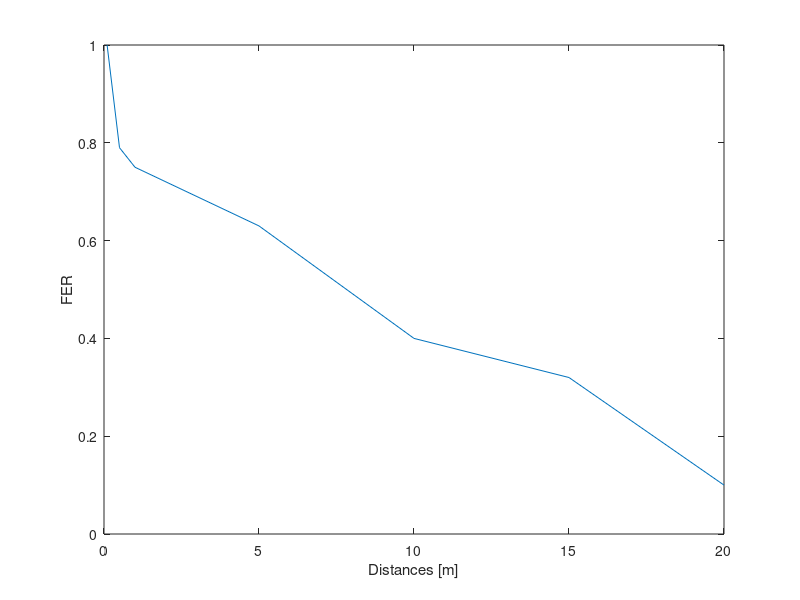

Write the MATLAB code that produced this figure.
close all
clear all

distances = [0.1, 0.5, 1, 5, 10, 15, 20]; %meters
frames_error = [100, 79, 75, 63, 40, 32, 10]; %frames
total_frames = 100; %frames
fer = frames_error/total_frames;
plot(distances,fer)
xlabel 'Distances [m]'
ylabel 'FER'